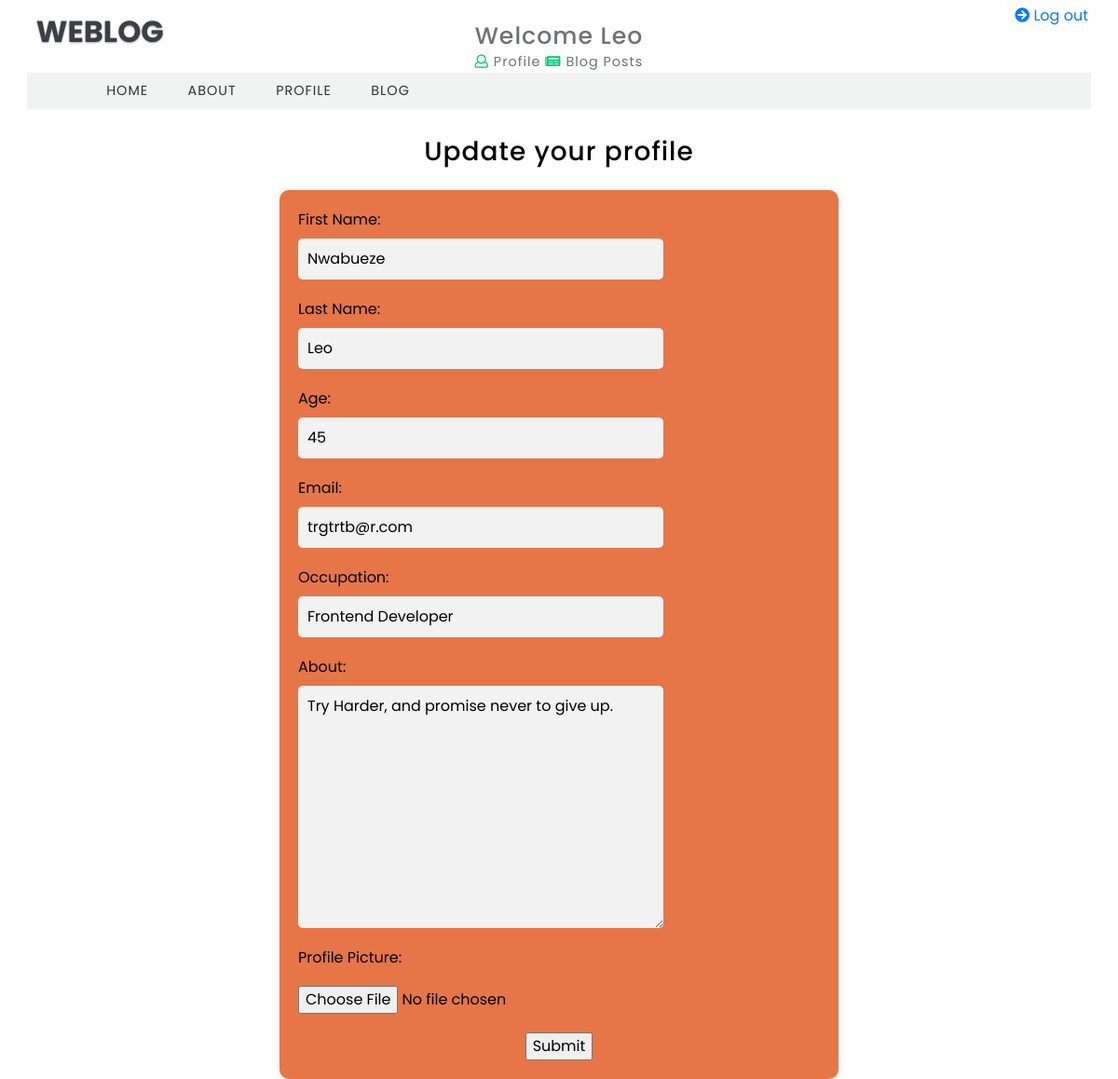
Screenshot of /updateMe/11/ (signed in) with the database file from the repository.
### App/models.py (models this page shows, shortened)
class Profile(models.Model):
    user = models.OneToOneField(User, on_delete=models.CASCADE, null=True,)
    image = models.ImageField(upload_to='images',null=True, blank=True, default="default.jpg")
    first_name = models.CharField(max_length=50)
    last_name = models.CharField(max_length=50)
    age = models.IntegerField(blank=True, null=True)
    email = models.EmailField(blank=True, null=True)
    occupation = models.CharField(max_length=50, blank=True, null=True)
    about = models.TextField(blank=True, null=True, )
    is_active = models.BooleanField(default=True)

### App/views.py (the view)
# urls.py: path('updateMe/<str:pk>/', views.updateMe, name='updateMe'),
@login_required(login_url='loginUser')
def updateMe(request, pk):
    profile = get_object_or_404(Profile, id=pk)
    if request.user != profile.user:
        messages.error(request, 'You are not authorized to view this page')
        return redirect('home')
    form = Profile.objects.get(id=pk)
    form_update = ProfileForm(instance=form)
    if request.method == 'POST':
        form_update = ProfileForm(request.POST, request.FILES, instance=form,)
        if form_update.is_valid():
            form_update.save()
            return redirect('myProfile', pk=form.id)
    context = {'form_update': form_update}
    return render(request, 'App/updateMe.html', context)

### App/forms.py
class ProfileForm(ModelForm):
    class Meta:
        model = Profile
        fields = '__all__'
        exclude = ['user']

### App/templates/App/updateMe.html (shortened to what this page needs)
{% include 'navbar.html'%}
{% block content %}
<body>
<div class="form-container">
    <br><h3> Update  your profile</h3> <br>
    <form method="POST" action="" enctype="multipart/form-data" >
        <div class="form-row">
            <label for="{{ form_update.first_name.id_for_label }}">First Name:</label>
            {{ form_update.first_name }}
        </div>
        <div class="form-row">
            <label for="{{ form_update.last_name.id_for_label }}">Last Name:</label>
            {{ form_update.last_name }}
        </div>
        <div class="form-row">
            <label for="{{ form_update.age.id_for_label }}">Age:</label>
            {{ form_update.age }}
        </div>
        <div class="form-row">
            <label for="{{ form_update.email.id_for_label }}">Email:</label>
            {{ form_update.email }}
        </div>
        <div class="form-row">
            <label for="{{ form_update.occupation.id_for_label }}">Occupation:</label>
            {{ form_update.occupation }}
        </div>
        <div class="form-row">
            <label for="{{ form_update.about.id_for_label }}">About:</label>
            {{ form_update.about }}
        </div>
        <div class="form-row">
            <label for="{{ form_update.image.id_for_label }}">Profile Picture:</label>
            <input type="file" name="{{ form_update.image.name }}" id="{{ form_update.image.id_for_label }}" required />
        </div>
        <input type="submit" value="Submit" />
    </form>
</div>
{% endblock content %}

### templates/navbar.html (shortened to what this page needs)
<!DOCTYPE html>
{% load compress %}
{% load  static %}
<html lang="zxx">
<head>
	<link href="https://cdn.jsdelivr.net/npm/bootstrap@5.0.2/dist/css/bootstrap.min.css" rel="stylesheet">
	<link href="{% static 'css/bootstrap.css' %}" rel='stylesheet' type='text/css' />
    <link href="{% static 'css/single.css'%}" rel='stylesheet' type='text/css' />
	<link href="{% static 'css/style.css' %}" rel='stylesheet' type='text/css' />
	<link href="{% static 'css/fontawesome-all.css' %}" rel="stylesheet">
</head>
	<header>
		<div class="top-bar_sub_w3layouts container-fluid">
			<div class="row">
				<div class="col-md-4 logo text-left">
					<a class="navbar-brand" href="{% url 'home' %}">
						 Weblog</a>
				</div>
				<div class="col-md-4 top-forms text-center mt-lg-3 mt-md-1 mt-0">
					{% if request.user.is_authenticated %}
					<h3><span> Welcome {{user.username}}</span></h3>
					<span>
						<a href="{% url 'myProfile' user.id %}">
							<i class="far fa-user"></i> Profile </a>
					</span>
					<span>
						<a href="{% url 'profileList' user.id %}">
							<i class="fas fa-newspaper"></i> Blog Posts </a>
						</span>
				</div>
				<div class="col-md-4 log-icons text-right">
					<span>
						<a href="{% url 'logoutUser' %}">
							<i class="fas fa-arrow-circle-right"></i> Log out </a>
						</span>
				</div>
	{% endif %}
		<div class="header_top" id="home">
			<nav class="navbar navbar-expand-lg navbar-light bg-light">
				<div class="collapse navbar-collapse" id="navbarSupportedContent">
					<ul class="navbar-nav mr-auto">
						<li class="nav-item">
							<a class="nav-link" href="{% url 'home' %}">Home
							</a>
						</li>
						<li class="nav-item">
							<a class="nav-link" href="{% url 'about' %}">About</a>
						</li>
						{% if request.user.is_authenticated %}
						<li class="nav-item">
							<a class="nav-link" href="{% url 'myProfile' user.id %}">Profile</a>
						</li>
						<li class="nav-item">
							<a class="nav-link" href="{% url 'profileList' user.id %}">Blog</a>
							{% else %}
							<a class="nav-link" href="{% url 'guestProfile' %}">Blog</a>
							{% endif %}
						</li>
					</ul>
				</div>
			</nav>
		</div>
	</div>
	</header>
</body>
</html>

### static/css/style.css (style rules this page uses)
html, body { margin: 0; font-size: 100%; font-family: 'Poppins', sans-serif; background: #fff; color: #000; }
body a { text-decoration: none; transition: 0.5s all; -webkit-transition: 0.5s all; -moz-transition: 0.5s all; -o-transition: 0.5s all; -ms-transition: 0.5s all; }
input[type="button"], input[type="submit"], input[type="text"], input[type="email"], input[type="search"] { transition: 0.5s all; -webkit-transition: 0.5s all; -moz-transition: 0.5s all; -o-transition: 0.5s all; -ms-transition: 0.5s all; font-family: 'Poppins', sans-serif; }
h1, h2, h3, h4, h5, h6 { margin: 0; font-family: 'Poppins', sans-serif; letter-spacing:1px; }
ul { margin: 0; padding: 0; }
.top-bar_sub_w3layouts { background: #fff; padding: 0.3em 2em; position: relative; }
.top-forms span { font-size: 0.9em; color: #707173; letter-spacing: 1px; }
.top-forms span a { color: #707173; }
.top-forms a i { color:#01cd74; }
.navbar { padding: 0em 4em; }
.bg-light { background-color: #f0f3f1 !important; }
a.navbar-brand { font-size: 2em; font-weight: 700; text-shadow: 0 1px 2px rgba(0, 0, 0, 0.37); color: #3d3e48; text-transform: uppercase; }
li.nav-item { margin: 0 1px; }
.navbar-light .navbar-nav .nav-link { padding: 0.6em 1.4em; color: #333; background: transparent; text-transform: uppercase; font-size: 0.9em; letter-spacing: 1px; }

### App/templates/App/updateMe.html (style rules this page uses)
.form-container { display: flex; flex-direction: column; align-items: center; justify-content: center; }
.form-container form { display: flex; flex-direction: column; align-items: center; justify-content: center; width: 70%; max-width: 600px; padding: 20px; background-color: #fff; box-shadow: 0px 0px 10px rgba(0, 0, 0, 0.1); border-radius: 10px; background-color: rgba(230,118,72,255); }
.form-row { display: flex; flex-direction: row; align-items: center; justify-content: space-between; width: 100%; margin-bottom: 20px; }
.form-row label { width: 30%; margin-right: 10px; }
.form-row input[type="text"], .form-row input[type="email"], .form-row input[type="number"], .form-row textarea { width: 70%; padding: 10px; border: none; border-radius: 5px; background-color: #f2f2f2; }
.form-row input[type="file"] { width: 70%; margin-top: 10px; }

### rows the page displays
Profile: first_name "Nwabueze", last_name "Leo", age "45", email "trgtrtb@r.com", occupation "Frontend Developer", about "Try Harder, and promise never to give up."

### other values shown
{{ user.username }} "Leo"
